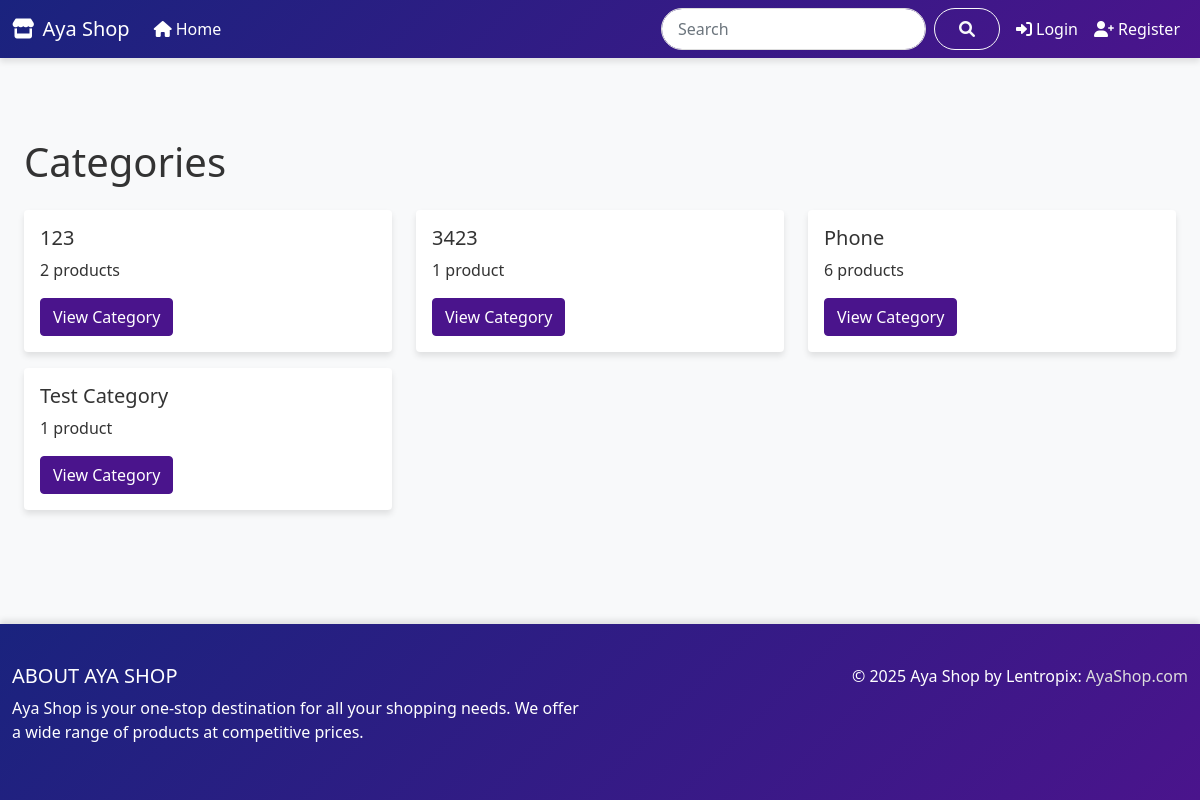
/categories/, run on an earlier commit of the app's database.
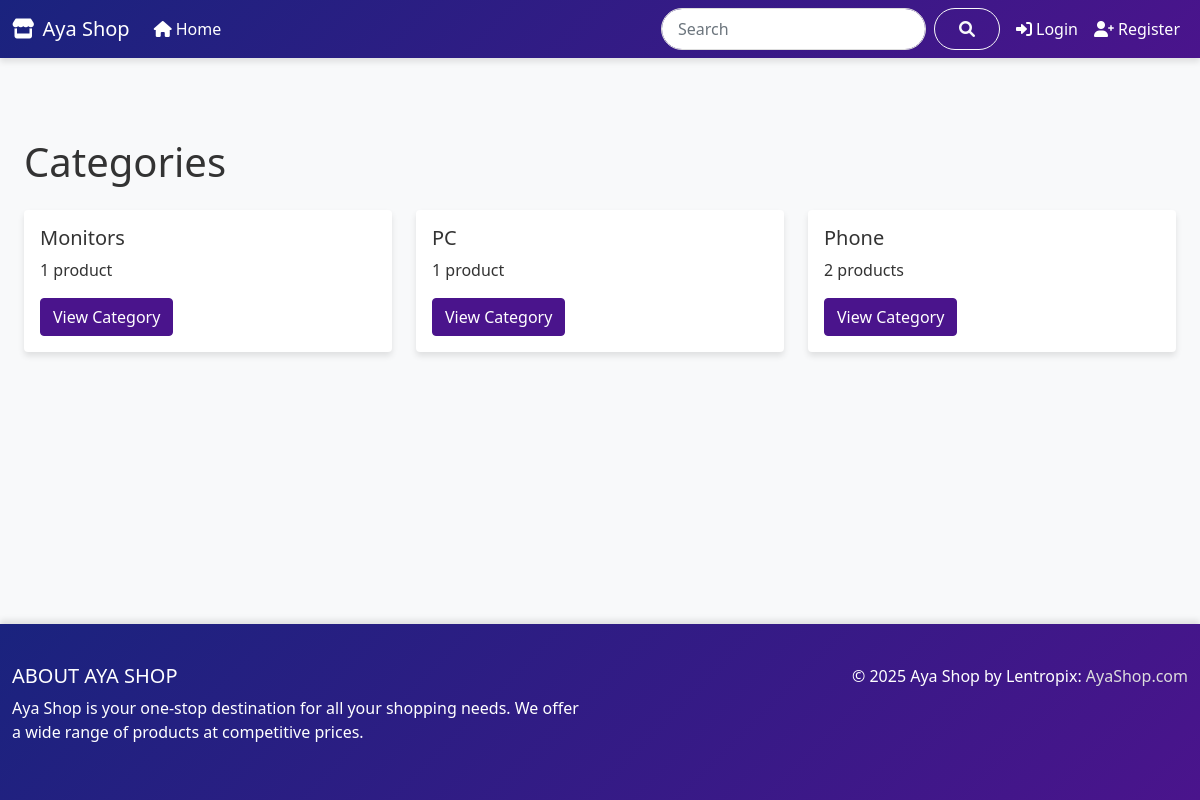
And on a later commit of the database.
### shop/models.py (models this page shows, shortened)
class Category(models.Model):
    name = models.CharField(max_length=100, unique=True)
    slug = models.SlugField(max_length=100, unique=True, blank=True)
    class Meta:
        ordering = ('name',)
        verbose_name = 'category'
        verbose_name_plural = 'categories'

### shop/views.py (the view)
# urls.py: path('categories/', views.category_list, name='category_list'),  # Додано новий шлях для списку категорій
def category_list(request):
    categories = Category.objects.all()
    context = {
        'categories': categories
    }
    return render(request, 'category_list.html', context)

### templates/category_list.html (shortened to what this page needs)
{% extends 'base.html' %}
{% block content %}
<div class="container mt-4">
    <h1 class="mb-4">Categories</h1>
    {% if categories %}
        <div class="row">
            {% for category in categories %}
                <div class="col-md-4 mb-3">
                    <div class="card">
                        <div class="card-body">
                            <h5 class="card-title">{{ category.name }}</h5>
                            <p class="card-text">
                                {% if category.products.count %}
                                    {{ category.products.count }} product{{ category.products.count|pluralize }}
                                {% else %}
                                    No products yet
                                {% endif %}
                            </p>
                            <a href="{% url 'category_detail' category.id %}" class="btn btn-primary">View Category</a>
                        </div>
                    </div>
                </div>
            {% endfor %}
        </div>
    {% else %}
        <p>No categories available.</p>
    {% endif %}
</div>
{% endblock %}

What changed in the data, as far as the page shows it:
removed Category: name "123", products.count "2"
removed Category: name "3423", products.count "1"
removed Category: name "Test Category", products.count "1"
added Category: name "Monitors", products.count "1"
added Category: name "PC", products.count "1"
computed for Category "Phone": products.count "6" → "2"
